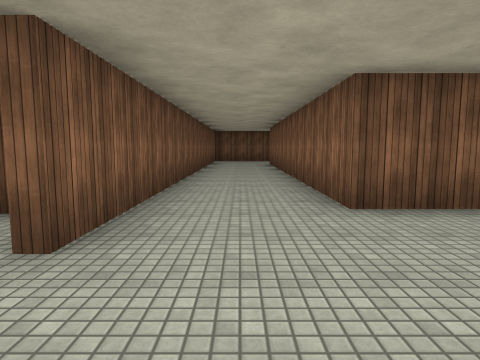
View 1 (above)

15 first-person views from a walk through a Unity game level. The camera is 1.4 m above the floor, tilts 6° down and sees 75° across. The floor is counted in squares, 2 m on a side. Each view is taken from the middle of a square. On the plan, view 1 faces up. The plan holds only what a view shows up to about 10 squares ahead; the rest is blank. The place goes on beyond the plan. The player is left out. Surface patterns are stand-ins for the level's own textures.

View 2
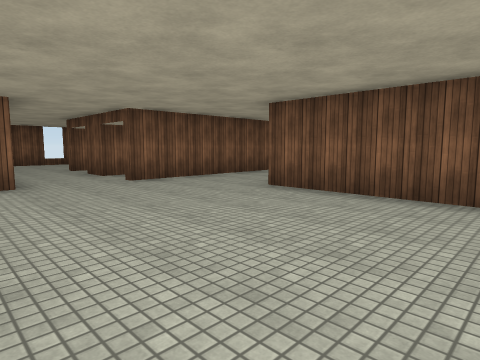

View 3
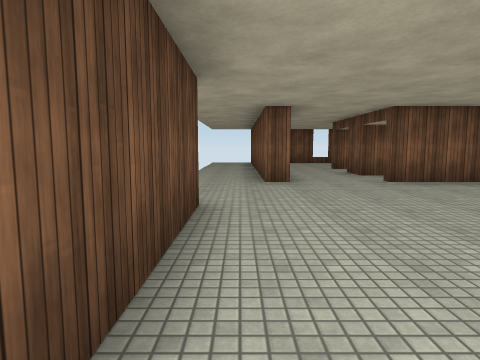

View 4
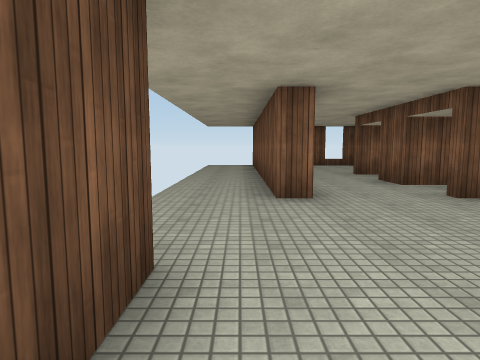

View 5
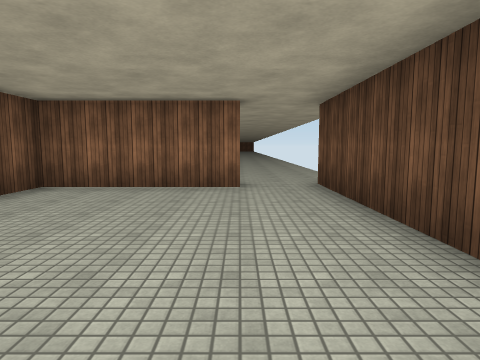

View 6
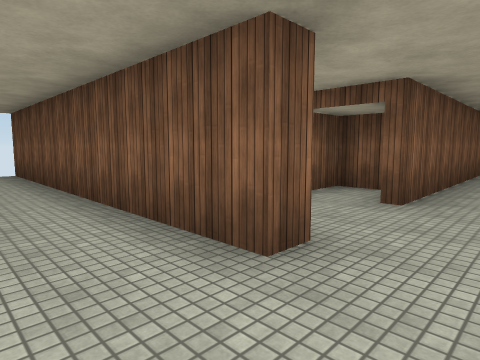

View 7
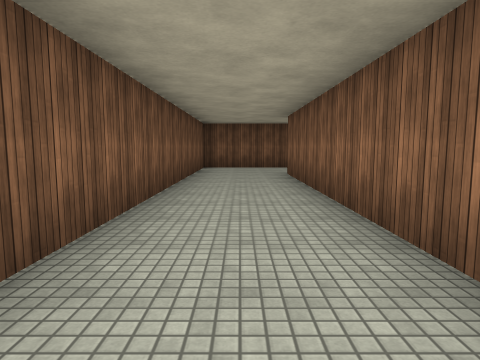

View 8
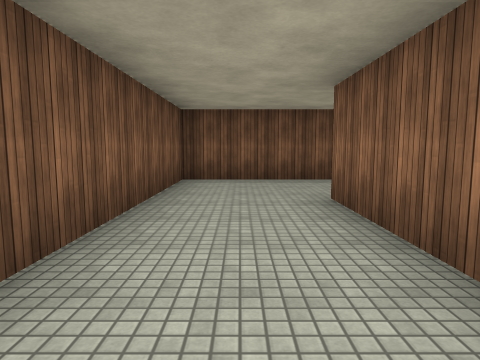

View 9
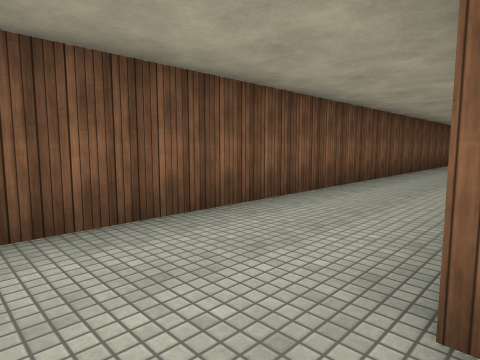

View 10
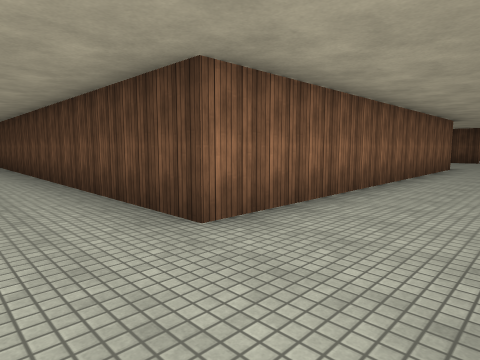

View 11
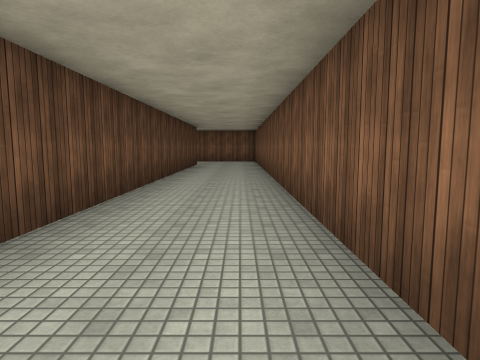

View 12
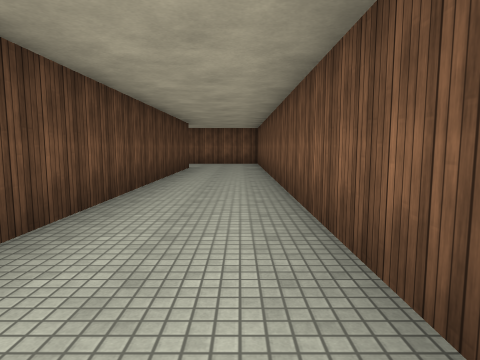

View 13
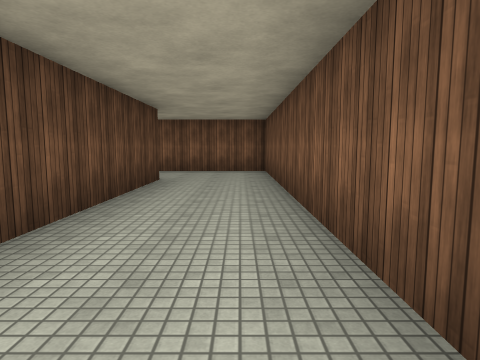

View 14
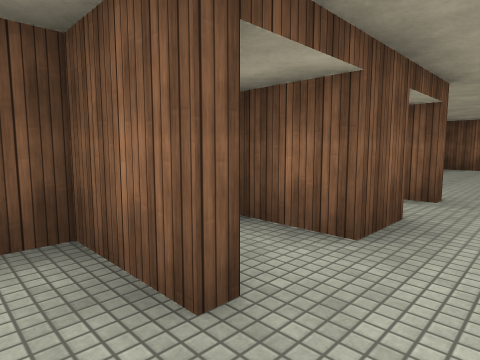

View 15
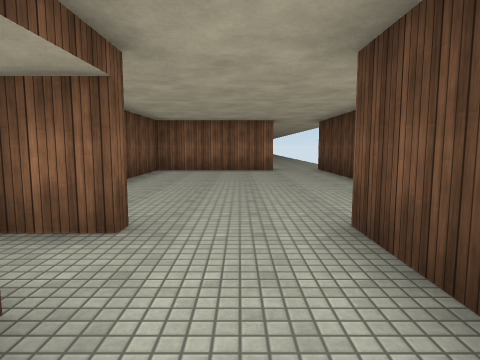

### Floor plan
Points are (right, up) in squares from view 1. A wall is a line through its corners. A room is listed if a view was taken in it or the views show most of it. See-through windows are left out.
Room 1 (views 1, 4, 5, 6, 14, 15)
walls: (-2.8, 0) (-1.2, 0) (-1.2, -0.5) (-6.5, -0.5); (-1.5, 1.9) (-1.5, 3); (1.2, -1.5) (4.6, -1.5); (-1.9, 3.3) (-2.7, 3.3) (-2.7, 2) (-3.7, 2); (-1.2, 3.5) (-1.2, 2); (-5.2, 1.9) (-5.2, 3.5) (-5.8, 3.5); (5.5, 0) (5.5, 3.5) (1.3, 3.5)
ways out: opening at (4, -1.3) to room 2; opening at (0, 3) to room 3
Room 2 (views 2, 3)
walls: (4.6, -1.5) (6, -1.5)
ways out: opening at (4, -1.3) to room 1
Room 3 (views 7, 8, 9, 10, 11, 12, 13)
walls: (13.1, 15.8) (-1.2, 15.8) (-1.2, 3.5); (1.3, 3.5) (1.3, 13.3) (11.9, 13.3)
ways out: opening at (0, 3) to room 1

Positions as (right, up) in squares from view 1, and headings:
1: (0, 0), facing up
2: (5, -1), facing up-left
3: (5, -1), facing left
4: (3, -1), facing left
5: (0, 0), facing right
6: (0, -2), facing up-left
7: (0, 5), facing up
8: (0, 9), facing up
9: (0, 13), facing up-right
10: (-1, 15), facing down-right
11: (14, 15), facing left
12: (12, 15), facing left
13: (8, 15), facing left
14: (-6, 1), facing up-right
15: (-4, 1), facing right
